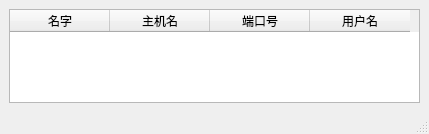
<?xml version="1.0" encoding="UTF-8"?>
<ui version="4.0">
 <class>mainWindow</class>
 <widget class="QMainWindow" name="mainWindow">
  <property name="geometry">
   <rect>
    <x>0</x>
    <y>0</y>
    <width>429</width>
    <height>134</height>
   </rect>
  </property>
  <property name="windowTitle">
   <string>数据库链接展示</string>
  </property>
  <widget class="QWidget" name="centralwidget">
   <layout class="QVBoxLayout" name="verticalLayout">
    <item>
     <widget class="QTableWidget" name="tableWidget">
      <property name="styleSheet">
       <string notr="true">font: 12pt &quot;Corbel&quot;;</string>
      </property>
      <column>
       <property name="text">
        <string>名字</string>
       </property>
      </column>
      <column>
       <property name="text">
        <string>主机名</string>
       </property>
      </column>
      <column>
       <property name="text">
        <string>端口号</string>
       </property>
      </column>
      <column>
       <property name="text">
        <string>用户名</string>
       </property>
      </column>
     </widget>
    </item>
   </layout>
  </widget>
  <widget class="QMenuBar" name="menubar">
   <property name="geometry">
    <rect>
     <x>0</x>
     <y>0</y>
     <width>429</width>
     <height>23</height>
    </rect>
   </property>
  </widget>
  <widget class="QStatusBar" name="statusbar"/>
 </widget>
 <resources/>
 <connections/>
</ui>
